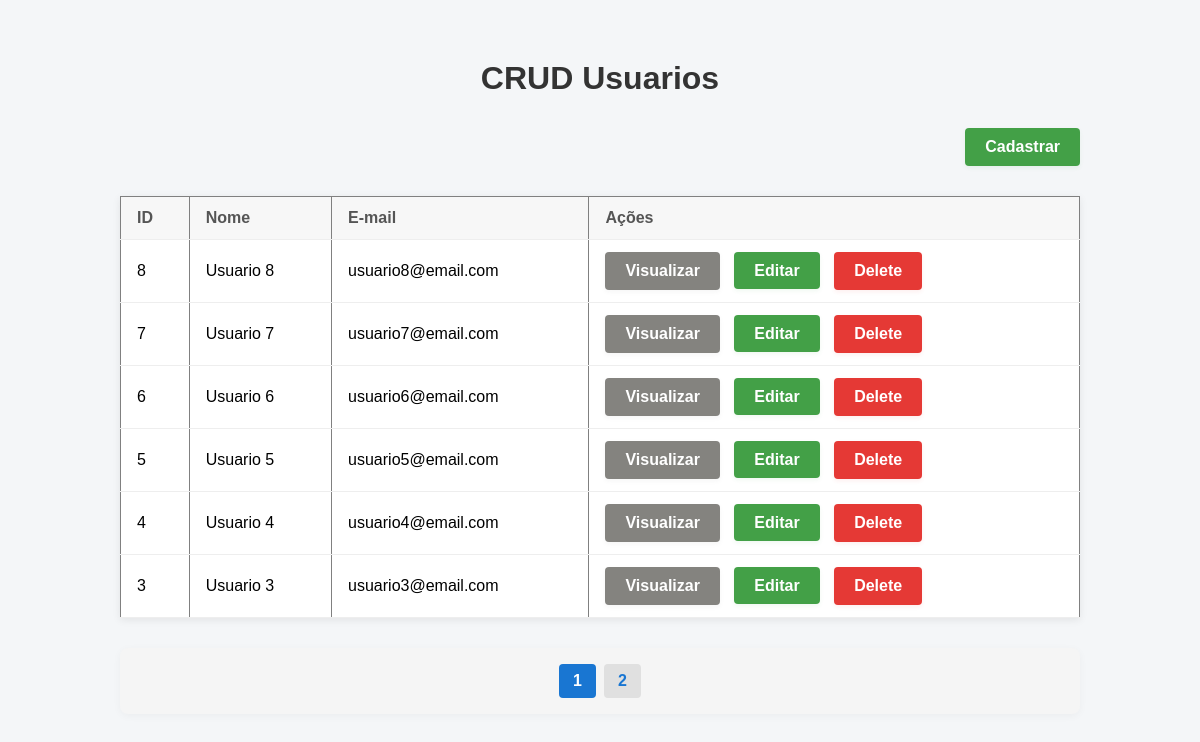
The page / on the database its author committed.
### tables this page shows
CREATE TABLE `users` (
  `id` int(11) NOT NULL,
  `name` varchar(100) NOT NULL,
  `email` varchar(100) NOT NULL
);

### conection/Connection.php (called while the page is built)
<?php
class Connection {
    private static $instance;
    public static function getInstance() {
        if (!isset(self::$instance)) {
            self::$instance = new PDO('mysql:host=localhost;dbname=practice_crud;charset=utf8mb4', 'root', '');
            self::$instance->setAttribute(PDO::ATTR_ERRMODE, PDO::ERRMODE_EXCEPTION);
        }
        return self::$instance;
    }
}

### model/User.php (called while the page is built, shortened)
<?php
require_once __DIR__ . '/../conection/Connection.php';
class User {
    public static function getPaginated($limit, $offset) {
        $sql = "SELECT * FROM users ORDER BY id DESC LIMIT :limit OFFSET :offset";
        $stmt = Connection::getInstance()->prepare($sql);
        $stmt->bindValue(':limit', (int)$limit, PDO::PARAM_INT);
        $stmt->bindValue(':offset', (int)$offset, PDO::PARAM_INT);
        $stmt->execute();
        return $stmt->fetchAll(PDO::FETCH_ASSOC);
    }
    public static function countAll() {
        $sql = "SELECT COUNT(*) as total FROM users";
        $stmt = Connection::getInstance()->query($sql);
        $result = $stmt->fetch(PDO::FETCH_ASSOC);
        return $result ? (int)$result['total'] : 0;
    }
}

### controller/UserController.php (called while the page is built, shortened)
<?php
require_once __DIR__ . '/../model/User.php';
class UserController {
    public function index($limit = 6, $offset = 0) {
        return User::getPaginated($limit, $offset);
    }
}

### index.php (the view, shortened to what this page needs)
<?php
require_once __DIR__ . '/controller/UserController.php';
require_once __DIR__ . '/model/User.php';
$controller = new UserController();
$limit = 6;
$page = isset($_GET['page']) ? max(1, intval($_GET['page'])) : 1;
$offset = ($page - 1) * $limit;
$users = $controller->index($limit, $offset);
$total = User::countAll();
$totalPages = ceil($total / $limit);
?>
<!DOCTYPE html>
<html lang="en">
<head>
   <link rel="stylesheet" href="assets/style.css">
</head>
<body>
	<div class="titulo-crud">
		<h1>CRUD Usuarios</h1>
	</div>
	   <div class="actions-bar">
		   <a href="views/create.php" class="btn-right">Cadastrar</a>
	   </div>
	   <table border="1" cellpadding="8">
		   <tr>
			   <th>ID</th>
			   <th>Nome</th>
			   <th>E-mail</th>
			   <th>Ações</th>
		   </tr>
		   <?php foreach ($users as $user): ?>
		   <tr>
			   <td><?= htmlspecialchars($user['id']) ?></td>
			   <td><?= htmlspecialchars($user['name']) ?></td>
			   <td><?= htmlspecialchars($user['email']) ?></td>
			   <td>
				   <a href="views/view.php?id=<?= $user['id'] ?>" class="btn-view">Visualizar</a>
				   <a href="views/edit.php?id=<?= $user['id'] ?>" class="btn-right">Editar</a>
				   <a href="views/delete.php?id=<?= $user['id'] ?>" class="btn-delete" onclick="return confirm('Tem certeza que deseja excluir esse registro?')">Delete</a>
			   </td>
		   </tr>
		   <?php endforeach; ?>
	   </table>
	   <?php if ($totalPages > 1): ?>
	   <div class="pagination">
		   <?php for ($i = 1; $i <= $totalPages; $i++): ?>
			   <?php if ($i == $page): ?>
				   <span class="active"> <?= $i ?> </span>
			   <?php else: ?>
				   <a href="?page=<?= $i ?>"> <?= $i ?> </a>
			   <?php endif; ?>
		   <?php endfor; ?>
	   </div>
	   <?php endif; ?>
</body>
</html>

### assets/style.css (style rules this page uses)
.pagination { width: 80%; margin: 20px auto; text-align: center; background: #f5f5f5; border-radius: 8px; padding: 16px 0; box-shadow: 0 2px 8px rgba(0,0,0,0.04); display: flex; justify-content: center; gap: 4px; }
.pagination a { background: #e0e0e0; color: #1976d2; padding: 8px 14px; border-radius: 4px; margin: 0 2px; text-decoration: none; font-weight: bold; transition: background 0.2s; }
.pagination .active { background: #1976d2; color: #fff; padding: 8px 14px; border-radius: 4px; margin: 0 2px; font-weight: bold; }
.btn-delete { background: #e53935; color: #fff; padding: 10px 20px; border-radius: 4px; text-decoration: none; font-weight: bold; box-shadow: 0 2px 4px rgba(229,57,53,0.08); transition: background 0.2s; margin-left: 10px; display: inline-block; }
.btn-view { background: #84837f; color: #fff; padding: 10px 20px; border-radius: 4px; text-decoration: none; font-weight: bold; box-shadow: 0 2px 4px rgba(145, 142, 136, 0.08); transition: background 0.2s; margin-right: 10px; display: inline-block; }
.titulo-crud { text-align: center; margin-top: 30px; margin-bottom: 10px; }
.btn-right { background: #43a047; color: #fff; padding: 10px 20px; border-radius: 4px; text-decoration: none; font-weight: bold; box-shadow: 0 2px 4px rgba(67,160,71,0.08); transition: background 0.2s; }
.actions-bar { width: 80%; margin: 0 auto 10px auto; display: flex; justify-content: flex-end; }
.titulo-crud { width: 80%; margin: 30px auto 10px auto; display: flex; justify-content: center; }
body { font-family: Arial, Helvetica, sans-serif; background: #f4f6f8; margin: 0; padding: 0; }
h1 { color: #333; margin-top: 30px; text-align: center; }
table { margin: 30px auto; border-collapse: collapse; width: 80%; background: #fff; box-shadow: 0 2px 8px rgba(0,0,0,0.08); }
th, td { padding: 12px 16px; text-align: left; border-bottom: 1px solid #eee; }
th { background: #f7f7f7; color: #555; }
a { color: #1976d2; text-decoration: none; font-weight: bold; }

### rows shown on the page
users: id "8", name "Usuario 8", email "usuario8@email.com"
users: id "7", name "Usuario 7", email "usuario7@email.com"
users: id "6", name "Usuario 6", email "usuario6@email.com"
users: id "5", name "Usuario 5", email "usuario5@email.com"
users: id "4", name "Usuario 4", email "usuario4@email.com"
users: id "3", name "Usuario 3", email "usuario3@email.com"
